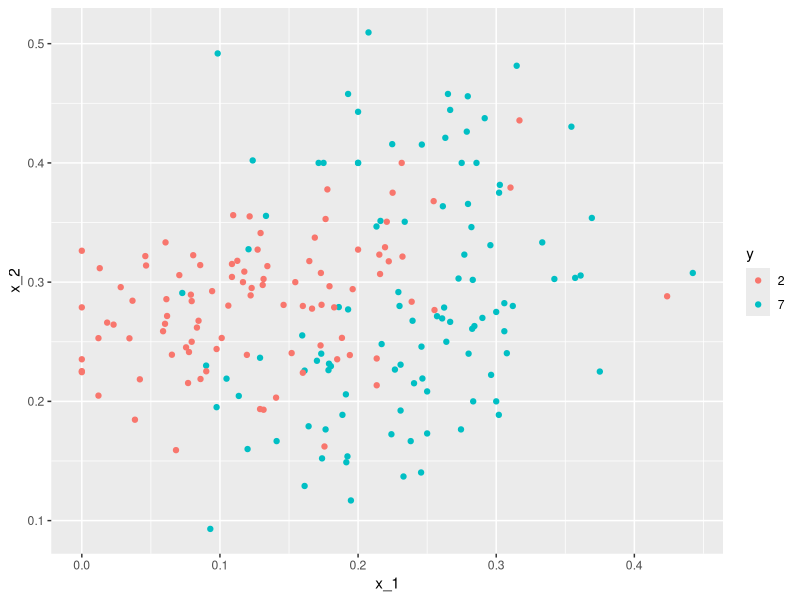
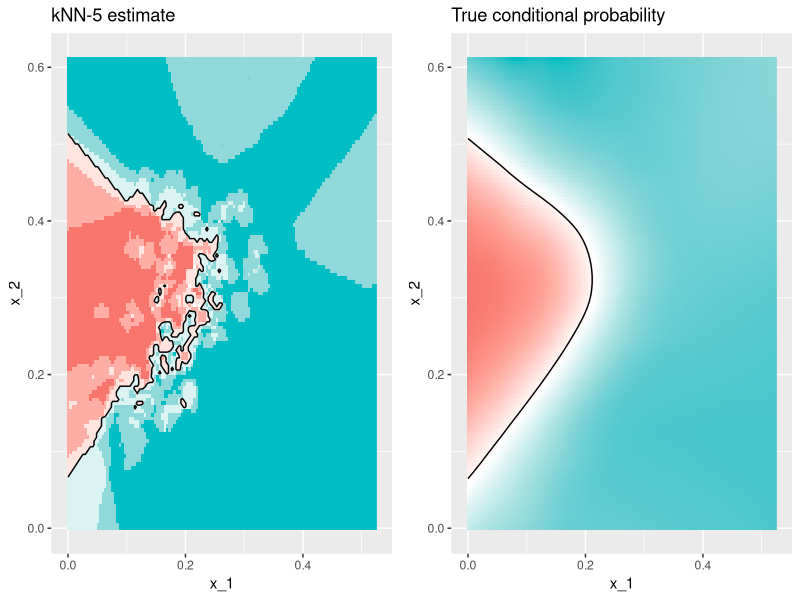
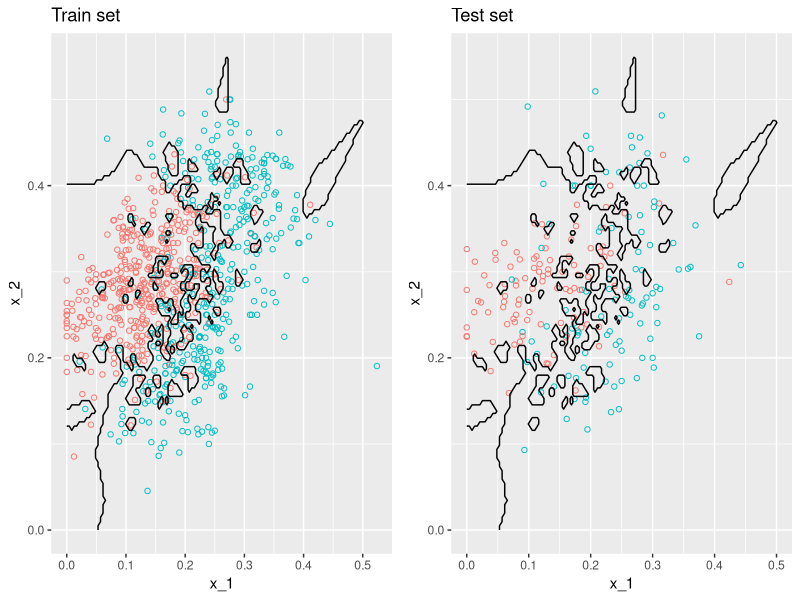
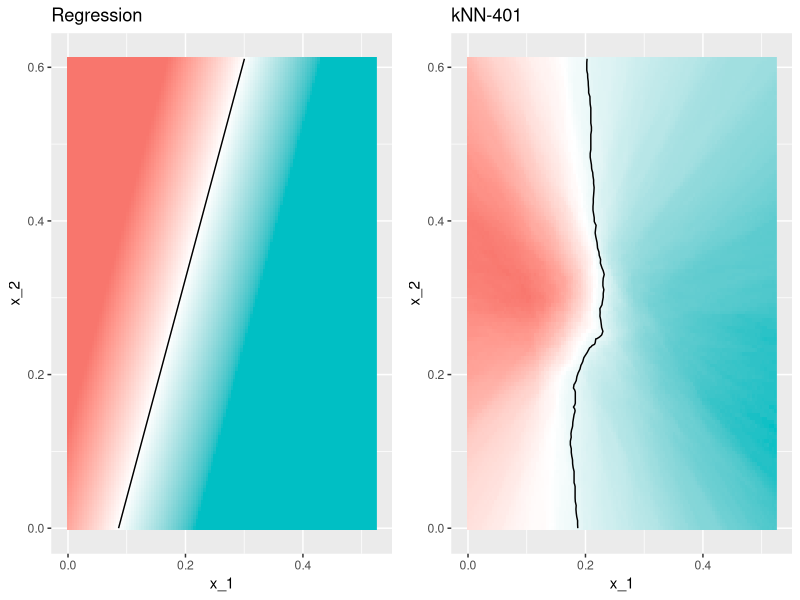

R code for these plots, in order: (Note: this script raises an error after producing the figures.)
## ---- chunk 1
library(knitr)
opts_chunk$set(error = TRUE)
opts_chunk$set(warning=FALSE)
opts_chunk$set(message=FALSE)
opts_chunk$set(results="hold")
opts_chunk$set(cache=F)
opts_chunk$set(  tidy=F,size="small")
opts_chunk$set(tidy.opts=list(width.cutoff=60))
options(digits = 3, scipen = 3)
## ---- chunk 2
library(tidyverse)
library(dslabs)
data("mnist_27")
mnist_27$test%>% ggplot(aes(x_1, x_2, color = y)) +  geom_point()
## ---- chunk 3
library(caret)
knn_fit <- knn3(y ~ ., data = mnist_27$train, k=5)
## ---- chunk 4
y_hat_knn <- predict(knn_fit, mnist_27$test, type = "class")
confusionMatrix(data = y_hat_knn, reference = mnist_27$test$y)$overall["Accuracy"]
## ---- chunk 5
fit_lm <- mnist_27$train %>% mutate(y = ifelse(y == 7, 1, 0)) %>% lm(y ~ x_1 + x_2, data = .)
p_hat_lm <- predict(fit_lm, mnist_27$test)
y_hat_lm <- factor(ifelse(p_hat_lm > 0.5, 7, 2))
confusionMatrix(data = y_hat_lm, reference = mnist_27$test$y)$overall["Accuracy"]
## ---- chunk 6
# We use this function to plot the estimated conditional probabilities
plot_cond_prob <- function(p_hat=NULL){
  tmp <- mnist_27$true_p
  if(!is.null(p_hat)){
    tmp <- mutate(tmp, p=p_hat)
  }
  tmp %>% ggplot(aes(x_1, x_2, z=p, fill=p)) +
  geom_raster(show.legend = FALSE) +
  scale_fill_gradientn(colors=c("#F8766D","white","#00BFC4")) +
  stat_contour(breaks=c(0.5),color="black")
}
## ---- chunk 7
p1 <- plot_cond_prob() + ggtitle("True conditional probability")

p2 <- plot_cond_prob(predict(knn_fit, mnist_27$true_p)[,2]) +
  ggtitle("kNN-5 estimate")
library(gridExtra)

grid.arrange(p2, p1, nrow=1)
## ---- chunk 8
y_hat_knn <- predict(knn_fit, mnist_27$train, type = "class")
confusionMatrix(data = y_hat_knn, reference = mnist_27$train$y)$overall["Accuracy"]

y_hat_knn <- predict(knn_fit, mnist_27$test, type = "class")
confusionMatrix(data = y_hat_knn, reference = mnist_27$test$y)$overall["Accuracy"]
## ---- chunk 9
knn_fit_1 <- knn3(y ~ ., data = mnist_27$train, k = 1)
y_hat_knn_1 <- predict(knn_fit_1, mnist_27$train, type = "class")
confusionMatrix(data=y_hat_knn_1, reference=mnist_27$train$y)$overall[["Accuracy"]]
## ---- chunk 10
y_hat_knn_1 <- predict(knn_fit_1, mnist_27$test, type = "class")
confusionMatrix(data=y_hat_knn_1, reference=mnist_27$test$y)$overall["Accuracy"]
## ---- chunk 11
p1 <- mnist_27$true_p %>% 
  mutate(knn = predict(knn_fit_1, newdata = .)[,2]) %>%
  ggplot() +
  geom_point(data = mnist_27$train, aes(x_1, x_2, color= y),
             pch=21, show.legend = FALSE) +
  scale_fill_gradientn(colors=c("#F8766D","white","#00BFC4")) +
  stat_contour(aes(x_1, x_2, z = knn), breaks=c(0.5), color="black") +
  ggtitle("Train set")

p2 <- mnist_27$true_p %>% 
  mutate(knn = predict(knn_fit_1, newdata = .)[,2]) %>%
  ggplot() +
  geom_point(data = mnist_27$test, aes(x_1, x_2, color= y), 
             pch=21, show.legend = FALSE) +
  scale_fill_gradientn(colors=c("#F8766D","white","#00BFC4")) +
  stat_contour(aes(x_1, x_2, z = knn), breaks=c(0.5), color="black") +
  ggtitle("Test set")

grid.arrange(p1, p2, nrow=1)
## ---- chunk 12
knn_fit_401 <- knn3(y ~ ., data = mnist_27$train, k = 401)
y_hat_knn_401 <- predict(knn_fit_401, mnist_27$test, type = "class")
confusionMatrix(data=y_hat_knn_401, reference=mnist_27$test$y)$overall["Accuracy"]
## ---- chunk 13
p_hat <- predict(fit_lm, newdata = mnist_27$true_p)
p_hat <- scales::squish(p_hat, c(0, 1))
p1 <- plot_cond_prob(p_hat) +
  ggtitle("Regression")

p2 <- plot_cond_prob(predict(knn_fit_401, mnist_27$true_p)[,2]) +
  ggtitle("kNN-401")
  
grid.arrange(p1, p2, nrow=1)
## ---- chunk 14
ks <- seq(3, 251, 2)
## ---- chunk 15
accuracy %>% mutate(k = ks) %>%
  gather(set, accuracy, -k) %>%
  mutate(set = factor(set, levels = c("train", "test"))) %>%
  ggplot(aes(k, accuracy, color = set)) + 
  geom_line() +
  geom_point() 
## ---- chunk 16
ks[which.max(accuracy$test)]
max(accuracy$test)
## ---- chunk 17
knitr::include_graphics("images/cv-1.png")
## ---- chunk 18
knitr::include_graphics("images/cv-3.png")
## ---- chunk 19
knitr::include_graphics("images/cv-4.png")
## ---- chunk 20
knitr::include_graphics("images/cv-5.png")
## ---- chunk 21
knitr::include_graphics("images/cv-6.png")
## ---- chunk 22
knitr::include_graphics("images/cv-7.png")
